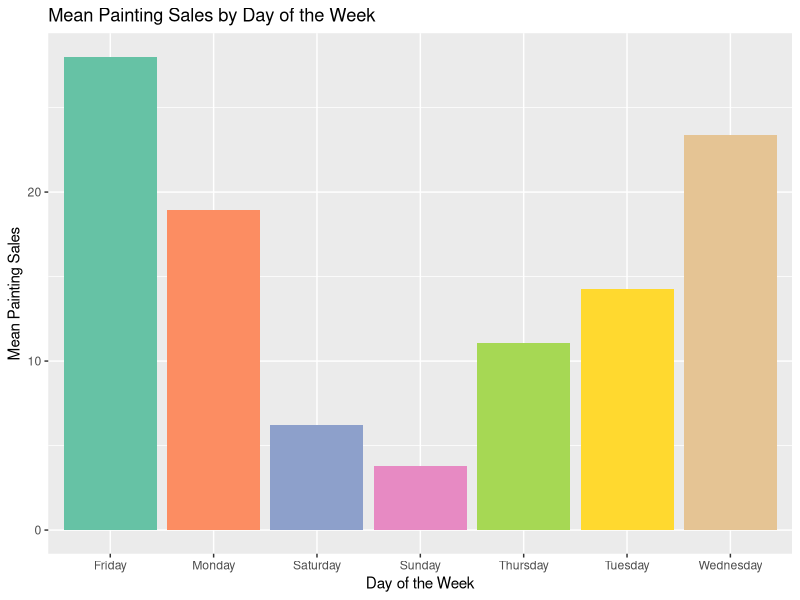
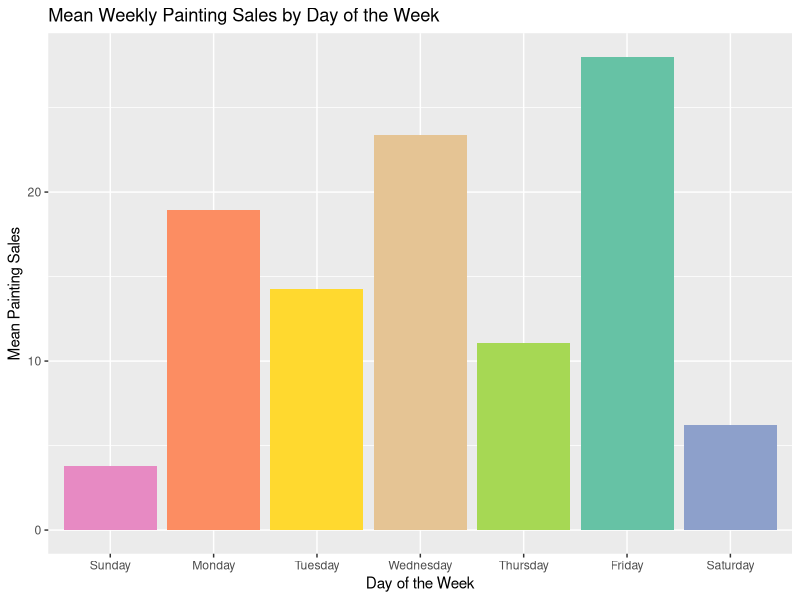
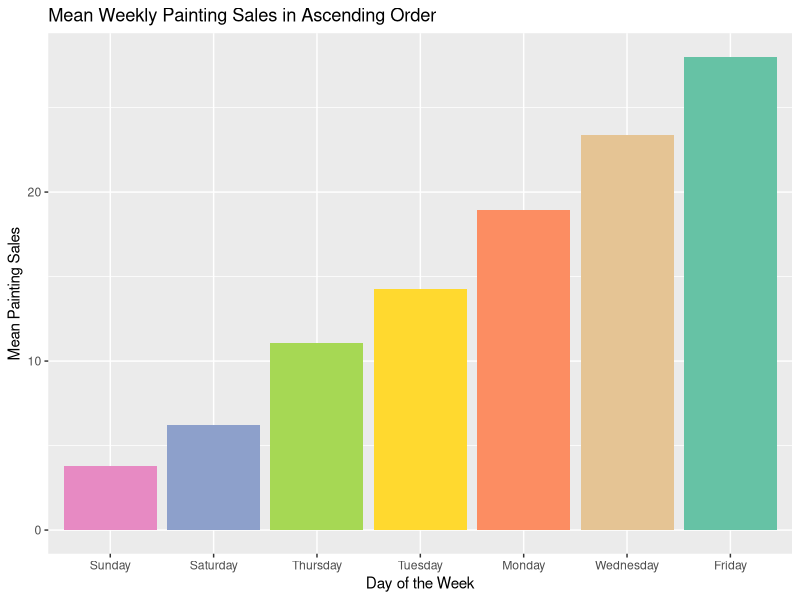
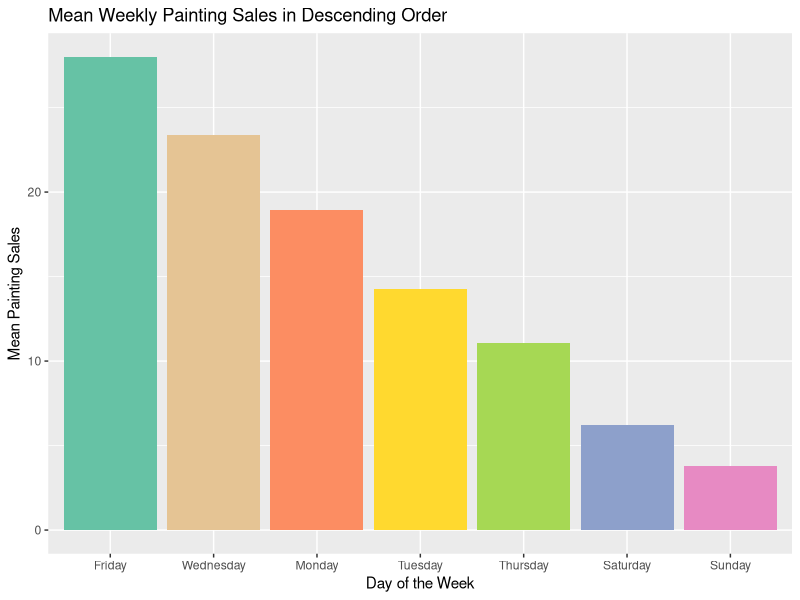
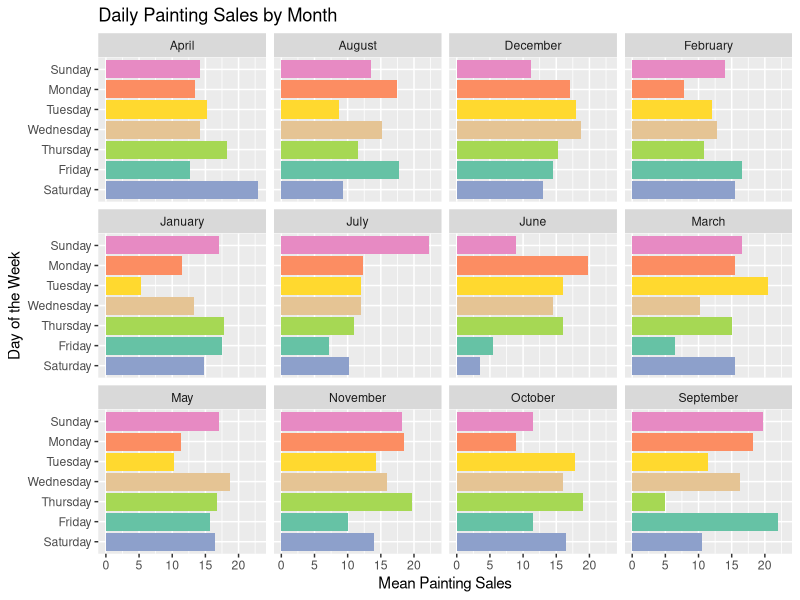
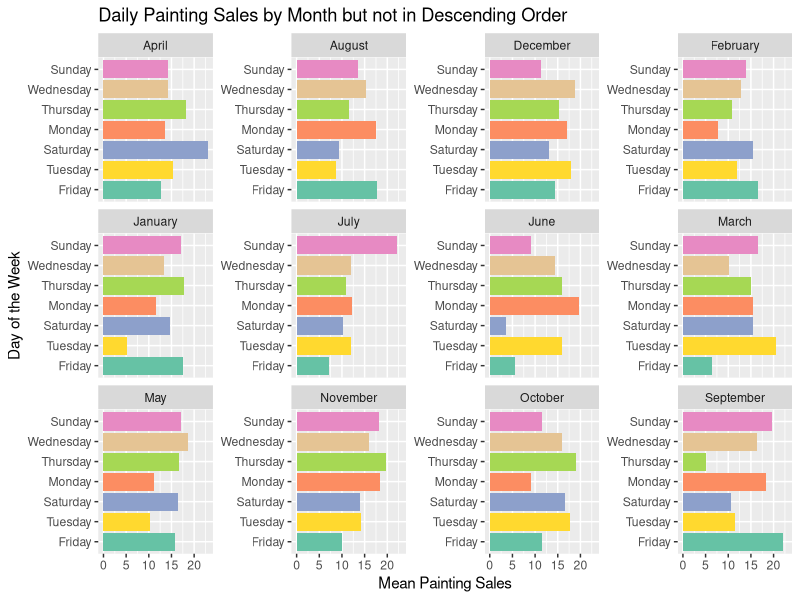
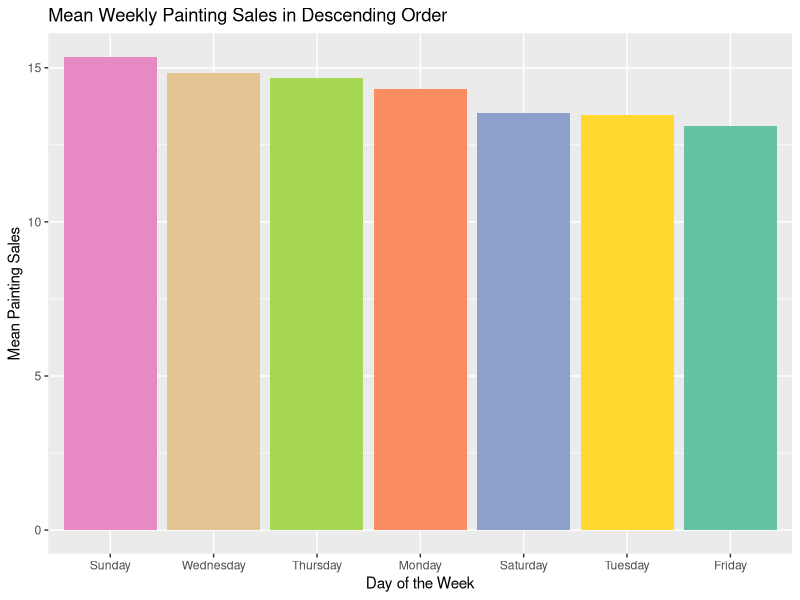
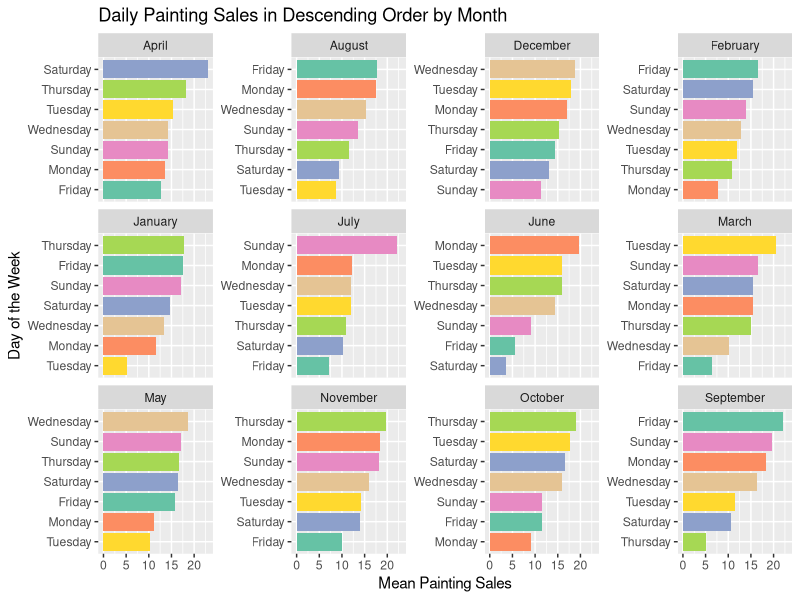

R code for these plots, in order:
## ---- chunk 1
#| warning: false
#| message: false
#| echo: false
library(tidyverse)
## ---- chunk 2
set.seed(2022)
days_of_the_week <- c("Sunday", "Monday", "Tuesday", "Wednesday", 
                      "Thursday", "Friday", "Saturday")
sales <- data.frame("dayOfMonth" = rep(1:28, 12),
                    "month" = rep(month.name, each = 28),
                    "weekday" = rep(days_of_the_week, 12*4),
                    "paintings" = round(rnorm(28*12, c(sample(1:28, 7)))))

head(sales, 7)
## ---- chunk 3
sales %>%
  group_by(weekday) %>%
  summarise(weekdaySales = mean(paintings)) %>%
  ggplot() +
  labs(title = "Mean Painting Sales by Day of the Week",
       x = "Day of the Week",
       y = "Mean Painting Sales") +
  scale_fill_brewer(palette = "Set2") +
  geom_bar(aes(x = weekday, y = weekdaySales, fill = weekday), 
           stat = "identity", show.legend = FALSE)
## ---- chunk 4
sales %>%
  group_by(weekday) %>%
  summarise(weekdaySales = mean(paintings)) %>%
  ggplot() +
  labs(title = "Mean Weekly Painting Sales by Day of the Week",
       x = "Day of the Week",
       y = "Mean Painting Sales") + 
  scale_fill_brewer(palette = "Set2") +
  geom_bar(aes(x = factor(weekday, days_of_the_week), y = weekdaySales, 
               fill = weekday), stat = "identity", show.legend = FALSE)
## ---- chunk 5
sales %>%
  group_by(weekday) %>%
  summarise(weekdaySales = mean(paintings)) %>%
  ggplot() +
  labs(title = "Mean Weekly Painting Sales in Ascending Order",
       x = "Day of the Week",
       y = "Mean Painting Sales") + 
  scale_fill_brewer(palette = "Set2") +
  geom_bar(aes(x = reorder(weekday, weekdaySales), y = weekdaySales, 
               fill = weekday), stat = "identity", show.legend = FALSE)
## ---- chunk 6
sales %>%
  group_by(weekday) %>%
  summarise(weekdaySales = mean(paintings)) %>%
  ggplot() +
  labs(title = "Mean Weekly Painting Sales in Descending Order",
       x = "Day of the Week",
       y = "Mean Painting Sales") + 
  scale_fill_brewer(palette = "Set2") +
  geom_bar(aes(x = reorder(weekday, -weekdaySales), y = weekdaySales, 
               fill = weekday), stat = "identity", show.legend = FALSE)
## ---- chunk 7
sales$paintings <- round(rnorm(28*12, c(sample(1:28, 28*12, replace = TRUE))))
## ---- chunk 8
#| message: false
sales %>%
  group_by(month, weekday) %>%
  summarise(weekdaySales = mean(paintings)) %>%
  ggplot() +
  labs(title = "Daily Painting Sales by Month",
       x = "Mean Painting Sales",
       y = "Day of the Week") + 
  scale_fill_brewer(palette = "Set2") +
  geom_bar(aes(x = weekdaySales, y = factor(weekday, rev(days_of_the_week)), 
               fill = weekday), stat = "identity", show.legend = FALSE) +
  facet_wrap(~ month)
## ---- chunk 9
#| message: false
sales %>%
  group_by(month, weekday) %>%
  summarise(weekdaySales = mean(paintings)) %>%
  ggplot() +
  labs(title = "Daily Painting Sales by Month but not in Descending Order",
       x = "Mean Painting Sales",
       y = "Day of the Week") + 
  scale_fill_brewer(palette = "Set2") +
  geom_bar(aes(x = weekdaySales, y = reorder(weekday, weekdaySales), 
               fill = weekday), stat = "identity", show.legend = FALSE) +
  facet_wrap(~ month, scales = "free_y")
## ---- chunk 10
#| echo: false
sales %>%
  group_by(weekday) %>%
  summarise(weekdaySales = mean(paintings)) %>%
  ggplot() +
  labs(title = "Mean Weekly Painting Sales in Descending Order",
       x = "Day of the Week",
       y = "Mean Painting Sales") + 
  scale_fill_brewer(palette = "Set2") +
  geom_bar(aes(x = reorder(weekday, -weekdaySales), y = weekdaySales, 
               fill = weekday), stat = "identity", show.legend = FALSE)
## ---- chunk 11
library(tidytext)
## ---- chunk 12
#| message: false
#| layout-ncol: 2
sales %>%
  group_by(month, weekday) %>%
  summarise(weekdaySales = mean(paintings)) %>%
  ggplot() +
  labs(title = "Daily Painting Sales in Descending Order by Month",
       x = "Mean Painting Sales",
       y = "Day of the Week") +
  scale_fill_brewer(palette = "Set2") +
  geom_bar(aes(x = weekdaySales, 
               y = reorder_within(weekday, weekdaySales, month), 
               fill = weekday), stat = "identity", show.legend = FALSE) +
  facet_wrap(~ month, scales = "free_y") +
  scale_y_reordered()

sales %>%
  group_by(month, weekday) %>%
  summarise(weekdaySales = mean(paintings)) %>%
  ggplot() +
  labs(title = "Daily Painting Sales in Ascending Order by Month",
       x = "Mean Painting Sales",
       y = "Day of the Week") +
  scale_fill_brewer(palette = "Set2") +
  geom_bar(aes(x = weekdaySales, 
               y = reorder_within(weekday, -weekdaySales, month), 
               fill = weekday), stat = "identity", show.legend = FALSE) +
  facet_wrap(~ month, scales = "free_y") +
  scale_y_reordered()
## ---- chunk 13
#| message: false
sales$month <- factor(sales$month, levels = month.name)
sales$weekday <- factor(sales$weekday, levels = rev(days_of_the_week))

sales %>%
  group_by(month, weekday) %>%
  summarise(weekdaySales = mean(paintings)) %>%
  ggplot() +
  labs(title = "Daily Painting Sales in Descending Order by Month",
       x = "Mean Painting Sales",
       y = "Day of the Week") +
  scale_fill_brewer(palette = "Set2") +
  geom_bar(aes(x = weekdaySales, y = weekday, fill = weekday), 
           stat = "identity", show.legend = FALSE) +
  facet_wrap(~ month)
